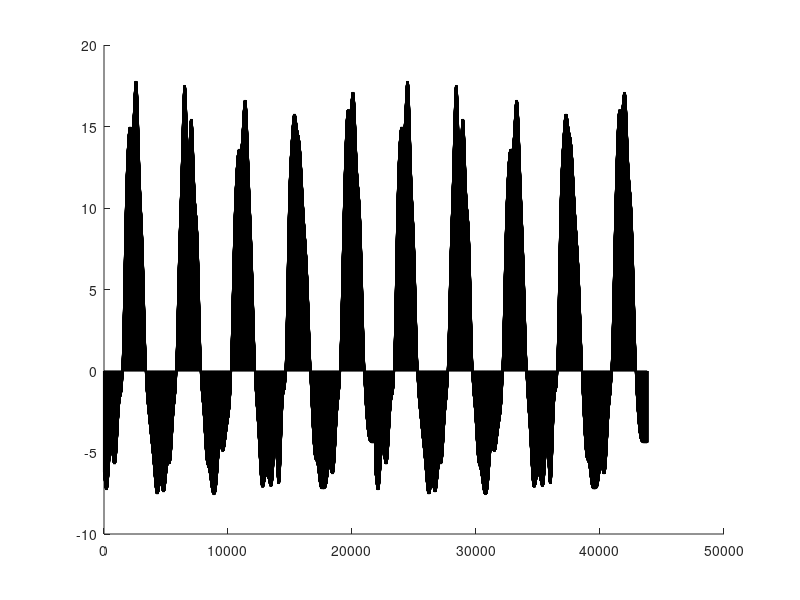

Write the MATLAB code that produced this figure.
clc
clear
% MEAN ANNUAL TEMPERATURE CALCULATOR
fileid=fopen('PlateauBC_Corrected.dat');
DATA=textscan(fileid,'%f %f', 'headerLines', 3);
BCtop2=[DATA{1}, DATA{2}];
BCtop=zeros(length(BCtop2(:,1)),2);
BCtop(:,1)=(1:length(BCtop2(:,1)))';
BCtop(:,2)=[BCtop2(1:2:end,2);BCtop2(1:2:end,2)];
fclose('all');
xverts = [BCtop(1:end-1,1)'; BCtop(1:end-1,1)'; BCtop(2:end,1)'; BCtop(2:end,1)'];
yverts = [zeros(1,length(BCtop(:,1))-1); BCtop(1:end-1,2)'; BCtop(2:end,2)'; zeros(1,length(BCtop(:,1))-1)];
p = patch(xverts,yverts,'b','LineWidth',1.5);

corBCtop=BCtop;
% maxTemp = max(corBCtop(:,2));
% for i=1:length(corBCtop(:,1))
%     if corBCtop(i,2) > 0
%         Temp = corBCtop(i,2);
%         coeff = ;
%         corBCtop(i,2) = corBCtop(i,2) / 2;
%     else
%         coeff = exp(abs(corBCtop(i,2))) / maxCoeff;
%         corBCtop(i,2) = corBCtop(i,2) * 2;
%     end
%     
% end

% corBCtop(:,2)=BCtop(:,2)-2.0943; %ZERO
%corBCtop(:,2)=BCtop(:,2)+0.9058; %Positive 3
corBCtop(:,2)=BCtop(:,2)-5.0943; %Negative 3
% corBCtop(:,2)=BCtop(:,2) * 2.5;

meanAnnTemp = trapz(corBCtop(:,1),corBCtop(:,2))/(max(corBCtop(:,1)))



